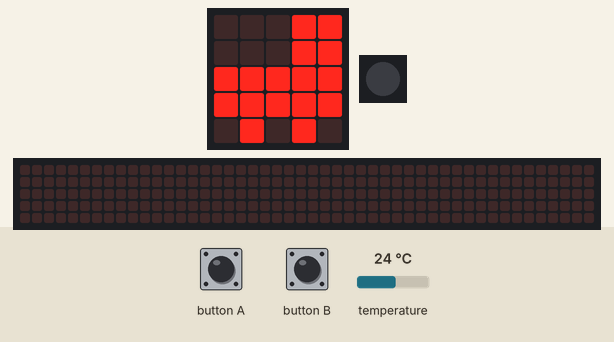
Recording of a program running on a simulated Calliope mini (MakeCode). Parts: the board's 5×5 LED display, 1 RGB LEDs in strip order, left to right, a strip that is not on the board, showing the scrolling text unrolled. The inputs (shaded band) are chosen by the test bench; at power-on: temperature 24 °C. The 48×5 strip is a reading aid, not a part: it shows the text the display is scrolling, unrolled, one strip-width of it at a time.

Above: at 1.8 s.
1.9 s: button A pressed for 0.15 s
At 2.4 s:
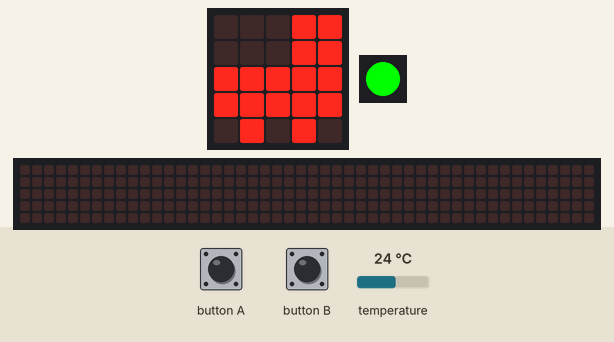
2.6 s: button B pressed for 0.15 s
At 3.12 s:
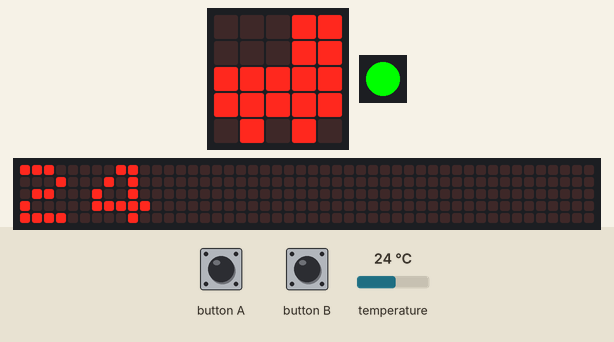
3.3 s: temperature set to 12 °C
At 5.93 s:
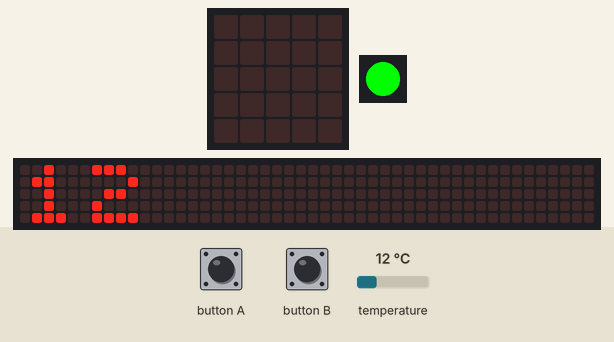
6.3 s: button A pressed for 0.15 s
7.0 s: temperature set to 14.3 °C
At 9.6 s:
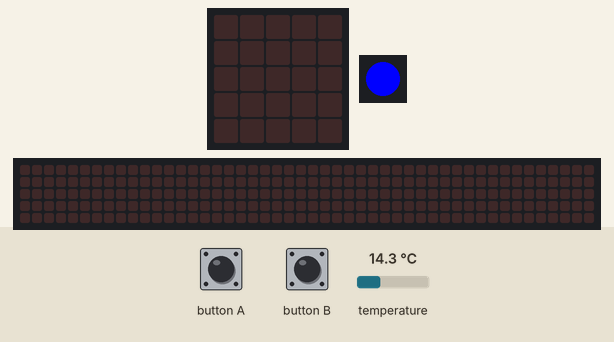
10.0 s: temperature set to 15.4 °C
Timing chart, 0 to 13.0 s (numbered marks = the images above; inputs shaded):
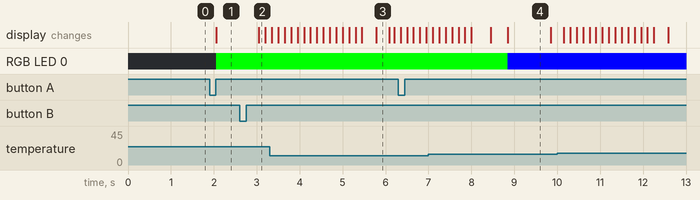

The program:

main.ts
```typescript
input.onButtonEvent(Button.A, input.buttonEventClick(), function () {
    if (input.temperature() < 15) {
        basic.setLedColor(basic.rgb(0, 0, 255))
    }
    if (input.temperature() > 25) {
        basic.setLedColor(basic.rgb(255, 0, 0))
    }
    if (input.temperature() <= 25 && input.temperature() > 15) {
        basic.setLedColor(basic.rgb(0, 255, 0))
    }
    basic.pause(1000)
    basic.showString("" + (input.temperature()))
    basic.pause(1000)
    basic.showLeds(`
        . . . . .
        . . . . .
        . . . . .
        . . . . .
        . . . . .
        `)
})
input.onButtonEvent(Button.B, input.buttonEventClick(), function () {
    if (input.temperature() < 15) {
        basic.setLedColor(basic.rgb(0, 0, 255))
    } else if (input.temperature() > 25) {
        basic.setLedColor(basic.rgb(255, 0, 0))
    } else {
        basic.setLedColor(basic.rgb(0, 255, 0))
    }
    basic.pause(1000)
    basic.showString("" + (input.temperature()))
    basic.pause(1000)
    basic.showLeds(`
        . . . . .
        . . . . .
        . . . . .
        . . . . .
        . . . . .
        `)
})
basic.showIcon(IconNames.Rollerskate)
basic.forever(function () {

})
```

test.ts
```typescript
// Hier kann man Tests durchführen; diese Datei wird nicht kompiliert, wenn dieses Paket als Erweiterung verwendet wird.
```

Measured:
- after the input at 1.9 s, RGB LED 0: off → RGB(0, 255, 0) after 0.15 s
- what the display in image 4 shows lasts 1.0 s, from 8.9 s to 9.9 s
